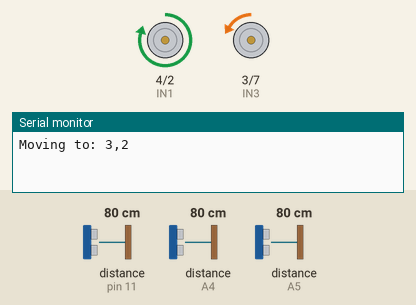
The sketch below on a simulated Arduino Uno, built with avr-gcc and run on an emulated ATmega328P. Parts: motor-driver pin pairs drawn as motors (green arrow = first pin HIGH = forward, orange = second pin HIGH = backward, longer = more drive, scaled by the enable pin), the last lines printed to the serial monitor. Wiring (inferred from the names in the program): 3 × ultrasonic range finder: trigger pin 8, echo A5 / trigger pin 9, echo A4 / trigger pin 10, echo pin 11. The inputs (shaded band) are chosen by the test bench; at power-on: distance to the obstacle (sensors on pin 11, A4, A5) 80 cm. The echo pulse lasts 58.3 µs per cm.

Above: at 0.29 s.
1.3 s: distance to the obstacle (sensor on pin 11) set to 2 cm
At 2.3 s:
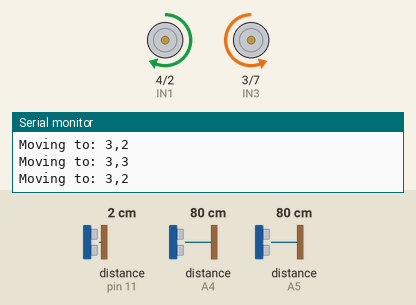
5.8 s: distance to the obstacle (sensor on pin 11) set to 18 cm
At 6.44 s:
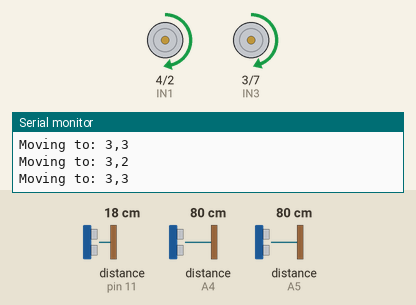
10.3 s: distance to the obstacle (sensor on pin 11) set to 4 cm
At 11.5 s:
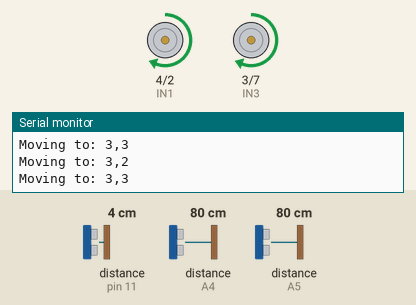
13.8 s: distance to the obstacle (sensor on pin 11) set to 35 cm
18.3 s: distance to the obstacle (sensor on pin 11) set to 60 cm
Timing chart, 0 to 27.3 s (numbered marks = the images above; inputs shaded):
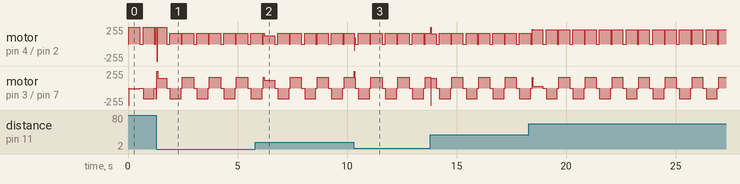

Measured:
- by itself, motor on pin 4 (IN1) / pin 2 (IN2): ramps from forward 223/255 to stopped and jumps back, once every 0.61 s

The sketch:

Final_code_pid_floodfill.ino
```cpp
// Ensure Arduino core symbols and types are available
#include <Arduino.h>
#include <math.h>

// ---------------------------
// Pin definitions
// ---------------------------
#ifndef ENA
#define ENA 6
#endif
#ifndef ENB
#define ENB 5
#endif
#ifndef IN1
#define IN1 4
#endif
#ifndef IN2
#define IN2 2
#endif
#ifndef IN3
#define IN3 3
#endif
#ifndef IN4
#define IN4 7
#endif

#ifndef trigF
#define trigF 8
#endif
#ifndef echoF
#define echoF A5
#endif
#ifndef trigL
#define trigL 10
#endif
#ifndef echoL
#define echoL 11
#endif
#ifndef trigR
#define trigR 9
#endif
#ifndef echoR
#define echoR A4
#endif

// ---------------------------
// PID + Flood-Fill configuration
// ---------------------------
const int PIDFF_forwardSpeed = 120;  // base forward PWM
const int PIDFF_turnSpeed = 160;     // turn-in-place PWM
const int PIDFF_thresholdFront = 12; // cm to consider obstacle
const int PIDFF_thresholdSide = 18;  // cm side wall threshold

// PID gains (tune on the robot)
float PIDFF_kp = 2.0;
float PIDFF_ki = 0.01;
float PIDFF_kd = 0.35;
float PIDFF_integral = 0.0;
float PIDFF_lastError = 0.0;
unsigned long PIDFF_lastTime = 0;

// Flood-fill map size
#define PIDFF_MAP_N 7
// 0 = unknown, 1 = free, 2 = wall
uint8_t PIDFF_map[PIDFF_MAP_N][PIDFF_MAP_N];
int PIDFF_dist[PIDFF_MAP_N][PIDFF_MAP_N];

// Robot state in cell coordinates (center cell = (3,3) initial)
int PIDFF_x = PIDFF_MAP_N / 2;
int PIDFF_y = PIDFF_MAP_N / 2;
// Heading: 0=N, 1=E, 2=S, 3=W
int PIDFF_heading = 0;

// Desired distance from left wall when side-following
const float PIDFF_desiredLeft = 15.0;

// Timing for moving one cell (approximate, adapt for your robot)
const unsigned long PIDFF_cellMoveTime = 500; // ms moving forward per cell

// ---------------------------
// Helper: readDistance (same algorithm as original sketches)
// ---------------------------
long PIDFF_readDistanceCM(int trigPin, int echoPin, unsigned long timeout = 30000UL)
{
    digitalWrite(trigPin, LOW);
    delayMicroseconds(2);
    digitalWrite(trigPin, HIGH);
    delayMicroseconds(10);
    digitalWrite(trigPin, LOW);
    unsigned long duration = pulseIn(echoPin, HIGH, timeout);
    if (duration == 0)
        return -1;
    return duration / 58L;
}

// ---------------------------
// Motor helpers (unique names to avoid collisions)
// These accept signed speeds for individual motors
// ---------------------------
void PIDFF_setLeftMotor(int leftSpeed)
{
    if (leftSpeed >= 0)
    {
        digitalWrite(IN1, HIGH);
        digitalWrite(IN2, LOW);
        analogWrite(ENA, constrain(leftSpeed, 0, 255));
    }
    else
    {
        digitalWrite(IN1, LOW);
        digitalWrite(IN2, HIGH);
        analogWrite(ENA, constrain(-leftSpeed, 0, 255));
    }
}

void PIDFF_setRightMotor(int rightSpeed)
{
    if (rightSpeed >= 0)
    {
        digitalWrite(IN3, HIGH);
        digitalWrite(IN4, LOW);
        analogWrite(ENB, constrain(rightSpeed, 0, 255));
    }
    else
    {
        digitalWrite(IN3, LOW);
        digitalWrite(IN4, HIGH);
        analogWrite(ENB, constrain(-rightSpeed, 0, 255));
    }
}

void PIDFF_driveMotors(int leftSpeed, int rightSpeed)
{
    PIDFF_setLeftMotor(leftSpeed);
    PIDFF_setRightMotor(rightSpeed);
}

void PIDFF_stopMotors()
{
    analogWrite(ENA, 0);
    analogWrite(ENB, 0);
    digitalWrite(IN1, LOW);
    digitalWrite(IN2, LOW);
    digitalWrite(IN3, LOW);
    digitalWrite(IN4, LOW);
}

void PIDFF_turnLeftInPlace(int speed)
{
    // left wheel reverse, right wheel forward
    PIDFF_setLeftMotor(-speed);
    PIDFF_setRightMotor(speed);
}

void PIDFF_turnRightInPlace(int speed)
{
    // left wheel forward, right wheel reverse
    PIDFF_setLeftMotor(speed);
    PIDFF_setRightMotor(-speed);
}

// Simple forward using signed motor control for compatibility
void PIDFF_forwardMotors(int speed)
{
    PIDFF_driveMotors(speed, speed);
}

void PIDFF_reverseMotors(int speed)
{
    PIDFF_driveMotors(-speed, -speed);
}

// ---------------------------
// PID compute: returns steering offset in PWM units
// Positive -> increase right motor relative to left
// ---------------------------
float PIDFF_computePID(float error)
{
    unsigned long now = millis();
    float dt = 0.02; // default small dt
    if (PIDFF_lastTime != 0)
    {
        dt = (now - PIDFF_lastTime) / 1000.0;
        if (dt <= 0)
            dt = 0.0001;
    }
    PIDFF_integral += error * dt;
    float derivative = (error - PIDFF_lastError) / dt;
    float output = PIDFF_kp * error + PIDFF_ki * PIDFF_integral + PIDFF_kd * derivative;
    PIDFF_lastError = error;
    PIDFF_lastTime = now;
    return output;
}

// ---------------------------
// Flood-fill helpers
// ---------------------------
// Reset map: unknown = 0
void PIDFF_mapReset()
{
    for (int i = 0; i < PIDFF_MAP_N; i++)
        for (int j = 0; j < PIDFF_MAP_N; j++)
        {
            PIDFF_map[i][j] = 0;
            PIDFF_dist[i][j] = 255;
        }
}

// Mark a cell as free or wall safely
void PIDFF_setCellFree(int x, int y)
{
    if (x >= 0 && x < PIDFF_MAP_N && y >= 0 && y < PIDFF_MAP_N)
        PIDFF_map[y][x] = 1;
}
void PIDFF_setCellWall(int x, int y)
{
    if (x >= 0 && x < PIDFF_MAP_N && y >= 0 && y < PIDFF_MAP_N)
        PIDFF_map[y][x] = 2;
}

// Given current cell and heading, mark walls based on sensors
void PIDFF_updateWallsFromSensors(long distF, long distL, long distR)
{
    // Directions: 0=N -> (0,-1), 1=E -> (1,0), 2=S -> (0,1), 3=W -> (-1,0)
    int dx[4] = {0, 1, 0, -1};
    int dy[4] = {-1, 0, 1, 0};

    // front
    int fx = PIDFF_x + dx[PIDFF_heading];
    int fy = PIDFF_y + dy[PIDFF_heading];
    if (distF == -1 || distF > PIDFF_thresholdFront)
        PIDFF_setCellFree(fx, fy);
    else
        PIDFF_setCellWall(fx, fy);

    // left sensor: heading-1
    int leftDir = (PIDFF_heading + 3) & 3;
    int lx = PIDFF_x + dx[leftDir];
    int ly = PIDFF_y + dy[leftDir];
    if (distL == -1 || distL > PIDFF_thresholdSide)
        PIDFF_setCellFree(lx, ly);
    else
        PIDFF_setCellWall(lx, ly);

    // right sensor: heading+1
    int rightDir = (PIDFF_heading + 1) & 3;
    int rx = PIDFF_x + dx[rightDir];
    int ry = PIDFF_y + dy[rightDir];
    if (distR == -1 || distR > PIDFF_thresholdSide)
        PIDFF_setCellFree(rx, ry);
    else
        PIDFF_setCellWall(rx, ry);

    // mark current cell free
    PIDFF_setCellFree(PIDFF_x, PIDFF_y);
}

// Flood-fill / BFS from a target cell to compute distance map
void PIDFF_computeDistancesTo(int tx, int ty)
{
    for (int y = 0; y < PIDFF_MAP_N; y++)
        for (int x = 0; x < PIDFF_MAP_N; x++)
            PIDFF_dist[y][x] = 255;
    // queue simple circular array
    const int MAXQ = PIDFF_MAP_N * PIDFF_MAP_N;
    int qx[MAXQ], qy[MAXQ];
    int qs = 0, qe = 0;
    // start from target
    PIDFF_dist[ty][tx] = 0;
    qx[qe] = tx;
    qy[qe] = ty;
    qe++;

    while (qs < qe)
    {
        int cx = qx[qs];
        int cy = qy[qs];
        qs++;
        int cd = PIDFF_dist[cy][cx];
        // neighbors
        const int dx[4] = {0, 1, 0, -1};
        const int dy[4] = {-1, 0, 1, 0};
        for (int i = 0; i < 4; i++)
        {
            int nx = cx + dx[i];
            int ny = cy + dy[i];
            if (nx < 0 || nx >= PIDFF_MAP_N || ny < 0 || ny >= PIDFF_MAP_N)
                continue;
            // if cell is wall, skip
            if (PIDFF_map[ny][nx] == 2)
                continue;
            if (PIDFF_dist[ny][nx] > cd + 1)
            {
                PIDFF_dist[ny][nx] = cd + 1;
                qx[qe] = nx;
                qy[qe] = ny;
                qe++;
            }
        }
    }
}

// Choose next neighbor cell (x,y) to move to (lowest distance)
bool PIDFF_chooseNextCell(int *nx_out, int *ny_out)
{
    int bestx = -1, besty = -1;
    int bestd = 10000;
    const int dx[4] = {0, 1, 0, -1};
    const int dy[4] = {-1, 0, 1, 0};
    for (int i = 0; i < 4; i++)
    {
        int nx = PIDFF_x + dx[i];
        int ny = PIDFF_y + dy[i];
        if (nx < 0 || nx >= PIDFF_MAP_N || ny < 0 || ny >= PIDFF_MAP_N)
            continue;
        if (PIDFF_map[ny][nx] == 2)
            continue; // wall
        int d = PIDFF_dist[ny][nx];
        if (d < bestd)
        {
            bestd = d;
            bestx = nx;
            besty = ny;
        }
    }
    if (bestx == -1)
        return false;
    *nx_out = bestx;
    *ny_out = besty;
    return true;
}

// Rotate the robot to face a target neighbor cell and move one cell forward
void PIDFF_moveToCell(int tx, int ty)
{
    // compute desired heading
    int dx = tx - PIDFF_x;
    int dy = ty - PIDFF_y;
    int desired = PIDFF_heading;
    if (dx == 1)
        desired = 1;
    else if (dx == -1)
        desired = 3;
    else if (dy == 1)
        desired = 2;
    else if (dy == -1)
        desired = 0;

    int diff = (desired - PIDFF_heading + 4) % 4;
    if (diff == 1)
    {
        // turn right 90
        PIDFF_turnRightInPlace(PIDFF_turnSpeed);
        delay(260);
        PIDFF_stopMotors();
        delay(50);
    }
    else if (diff == 2)
    {
        // turn 180
        PIDFF_turnRightInPlace(PIDFF_turnSpeed);
        delay(520);
        PIDFF_stopMotors();
        delay(50);
    }
    else if (diff == 3)
    {
        // turn left 90
        PIDFF_turnLeftInPlace(PIDFF_turnSpeed);
        delay(260);
        PIDFF_stopMotors();
        delay(50);
    }

    // Move forward approximately one cell while running PID side-following
    unsigned long start = millis();
    while (millis() - start < PIDFF_cellMoveTime)
    {
        long dL = PIDFF_readDistanceCM(trigL, echoL);
        long dR = PIDFF_readDistanceCM(trigR, echoR);
        // prefer left sensor for side-following; if unavailable, mirror using right
        float currentSide = NAN;
        int useLeft = 0;
        if (dL != -1)
        {
            currentSide = dL;
            useLeft = 1;
        }
        else if (dR != -1)
        {
            currentSide = dR;
            useLeft = 0;
        }

        if (!isnan(currentSide))
        {
            float err = PIDFF_desiredLeft - currentSide;
            float steer = PIDFF_computePID(err);
            if (!useLeft)
                steer = -steer; // mirror when using right
            int leftPWM = (int)constrain(PIDFF_forwardSpeed - steer, -255, 255);
            int rightPWM = (int)constrain(PIDFF_forwardSpeed + steer, -255, 255);
            PIDFF_driveMotors(leftPWM, rightPWM);
        }
        else
        {
            PIDFF_forwardMotors(PIDFF_forwardSpeed);
        }
        delay(20);
    }
    PIDFF_stopMotors();
    delay(30);

    // update logical position
    PIDFF_heading = desired;
    PIDFF_x = tx;
    PIDFF_y = ty;
}

// ---------------------------
// Setup & Loop
// ---------------------------
void setup()
{
    // pin modes (safe to call even if other sketch also sets them)
    pinMode(ENA, OUTPUT);
    pinMode(ENB, OUTPUT);
    pinMode(IN1, OUTPUT);
    pinMode(IN2, OUTPUT);
    pinMode(IN3, OUTPUT);
    pinMode(IN4, OUTPUT);
    pinMode(trigF, OUTPUT);
    pinMode(echoF, INPUT);
    pinMode(trigL, OUTPUT);
    pinMode(echoL, INPUT);
    pinMode(trigR, OUTPUT);
    pinMode(echoR, INPUT);

    Serial.begin(115200);
    PIDFF_stopMotors();
    PIDFF_mapReset();
    // mark starting cell free
    PIDFF_setCellFree(PIDFF_x, PIDFF_y);
}

void loop()
{
    // read sensors
    long dF = PIDFF_readDistanceCM(trigF, echoF);
    long dL = PIDFF_readDistanceCM(trigL, echoL);
    long dR = PIDFF_readDistanceCM(trigR, echoR);

    // update map knowledge
    PIDFF_updateWallsFromSensors(dF, dL, dR);

    // set a goal: center of map for now
    int goalX = PIDFF_MAP_N / 2;
    int goalY = PIDFF_MAP_N / 2;

    // compute distances from goal
    PIDFF_computeDistancesTo(goalX, goalY);

    // choose next cell to move to
    int nx, ny;
    if (PIDFF_chooseNextCell(&nx, &ny))
    {
        Serial.print("Moving to: ");
        Serial.print(nx);
        Serial.print(",");
        Serial.println(ny);
        PIDFF_moveToCell(nx, ny);
    }
    else
    {
        // no reachable neighbor (surrounded by walls or unknown) -> rotate to scan
        Serial.println("No neighbor chosen; rotating to scan");
        PIDFF_turnRightInPlace(PIDFF_turnSpeed);
        delay(300);
        PIDFF_stopMotors();
        delay(200);
    }

    // short delay between planning cycles
    delay(100);
}
```
